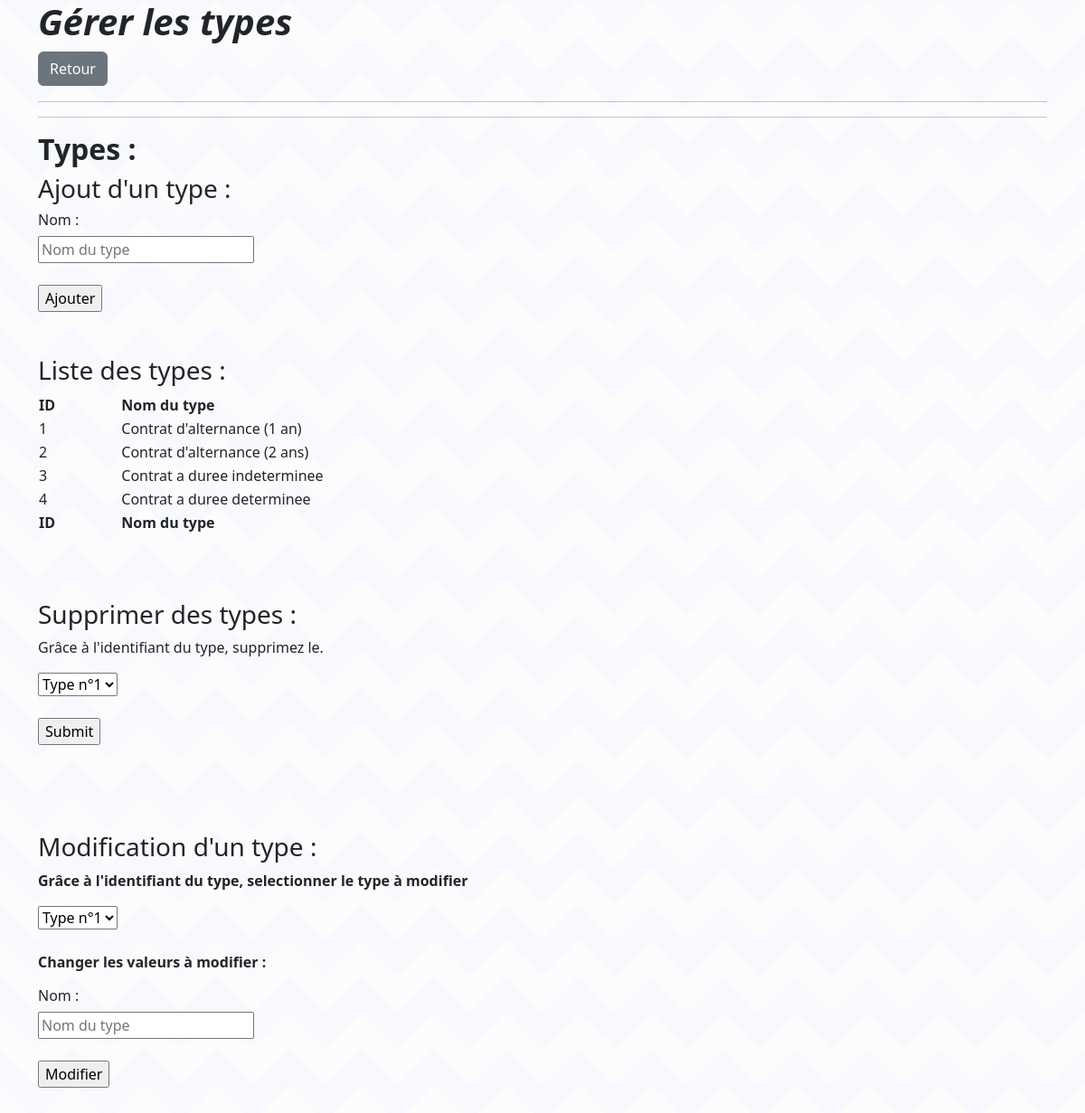
The app's page /vue/panelAdmin/type.php with its own data.
### tables this page shows
CREATE TABLE IF NOT EXISTS `type` (
  `id_type` int(11) NOT NULL AUTO_INCREMENT,
  `libelle` varchar(500) NOT NULL,
  PRIMARY KEY (`id_type`)
);

### src/bdd/Database.php (called while the page is built, shortened)
<?php
class Database
{
    private $host;
    private $dbname;
    private $user;
    private $pwd;
    public function __construct()
    {
        $this->host = "localhost";
        $this->dbname = "hsp-skh";
        $this->user = "root";
        $this->pwd = "";
    }
    public function getBdd()
    {
        return $this->bdd = new PDO("mysql:host=".$this->host.";dbname=".$this->dbname,$this->user,$this->pwd);
    }
}

### src/modele/Type.php (called while the page is built, shortened)
<?php
class Type
{
    public function selectType($bdd){
        $sel = $bdd->getBdd()->prepare("SELECT * FROM type");
        $sel->execute();
        return $sel->fetchAll();
    }
}

### vue/panelAdmin/type.php (the view, shortened to what this page needs)
<?php
require_once '../../src/bdd/Database.php';
require_once '../../src/modele/Type.php';
?>
<!DOCTYPE html>
<html>
<head>
    <link rel="stylesheet" href="../assets/css/styles.css">
    <link href="https://cdn.jsdelivr.net/npm/select2@4.1.0-rc.0/dist/css/select2.min.css" rel="stylesheet" />
    <link rel="stylesheet" type="text/css" href="https://cdn.datatables.net/1.11.4/css/jquery.dataTables.css">
    <link href="https://cdn.jsdelivr.net/npm/bootstrap@5.2.1/dist/css/bootstrap.min.css" rel="stylesheet"
>
</head>
<body>
<div class="container">
    <div class="content">
        <h1><strong><i></i></strong><a href="homeAdmin.php"><button class="btn btn-secondary" type="button">Retour</button></a></h1>
        <hr>
        <hr>
        <h2><strong>Types :</strong></h2>
        <h3>Ajout d'un type : </h3>
        <form action="../../src/traitement/add_type.php" method="post">
            <h6>Nom : </h6>
            <input type="text" name="libelle" placeholder="Nom du type"> <br><br>
            <input type="submit" value="Ajouter">
        </form>
        <br><br>
        <h3>Liste des types :</h3>
        <?php
        $type = new Type(array());
        $bdd = new Database();
        $res = $type->selectType($bdd);
        ?>
        <table id="table" class="display" style="width:100%">
            <thead>
            <tr>
                <th>ID</th>
                <th>Nom du type</th>
            </tr>
            </thead>
            <tbody>
            <?php foreach ($res as $value){ ?>
                <tr>
                    <td><?php echo $value['id_type'];?></td>
                    <td><?php echo $value['libelle'];?></td>
                </tr>
            <?php } ?>
            </tbody>
            <tfoot>
            <tr>
                <th>ID</th>
                <th>Nom du type</th>
            </tr>
            </tfoot>
        </table>
        <br> <br>
        <form action="../../src/traitement/delete_type.php" method="post">
            <br>
            <h3>Supprimer des types : </h3>
            <p>Grâce à l'identifiant du type, supprimez le.</p>
            <select class="js2" name="id" id="id">
                <?php
                foreach ($res as $value){
                    ?>
                    <option value="<?php echo $value['id_type'] ?>">Type n°<?php echo $value['id_type'];?></option>
                    <?php
                }
                ?>
            </select>
            <br><br>
            <input type="submit">
        </form>
        <br><br>
    </div>
    <br>
    <div>
        <br>
        <h3>Modification d'un type : </h3>
        <form action="../../src/traitement/edit_type.php" method="post">
            <strong><p>Grâce à l'identifiant du type, selectionner le type à modifier</p></strong>
            <select class="js2" name="id" id="id">
                <?php
                foreach ($res as $value){
                    ?>
                    <option value="<?php echo $value['id_type']  ?>">Type n°<?php echo $value['id_type'];?></option>
                    <?php
                }
                ?>
            </select>
            <br><br>
            <strong><p>Changer les valeurs à modifier : </p></strong>
            <h6>Nom : </h6>
            <input type="text" name="libelle" placeholder="Nom du type"> <br><br>
            <input type="submit" value="Modifier">
        </form>
    </div>
</div>
<br><br>
</body>

### assets/css/styles.css (style rules this page uses)
a { color: inherit; text-decoration: inherit; }

### vue/panelAdmin/type.php (style rules this page uses)
body { background-color: #fcfcfc; background-image: linear-gradient(135deg, #f8f8ff 25%, transparent 25%), linear-gradient(225deg, #f8f8ff 25%, transparent 25%), linear-gradient(45deg, #f8f8ff 25%, transparent 25%), linear-gradient(315deg, #f8f8ff 25%, #fcfcfc 25%); background-position: 40px 0, 40px 0, 0 0, 0 0; background-size: 80px 80px; background-repeat: repeat; }

### records on screen
type: id_type "1", libelle "Contrat d'alternance (1 an)"
type: id_type "2", libelle "Contrat d'alternance (2 ans)"
type: id_type "3", libelle "Contrat a duree indeterminee"
type: id_type "4", libelle "Contrat a duree determinee"
